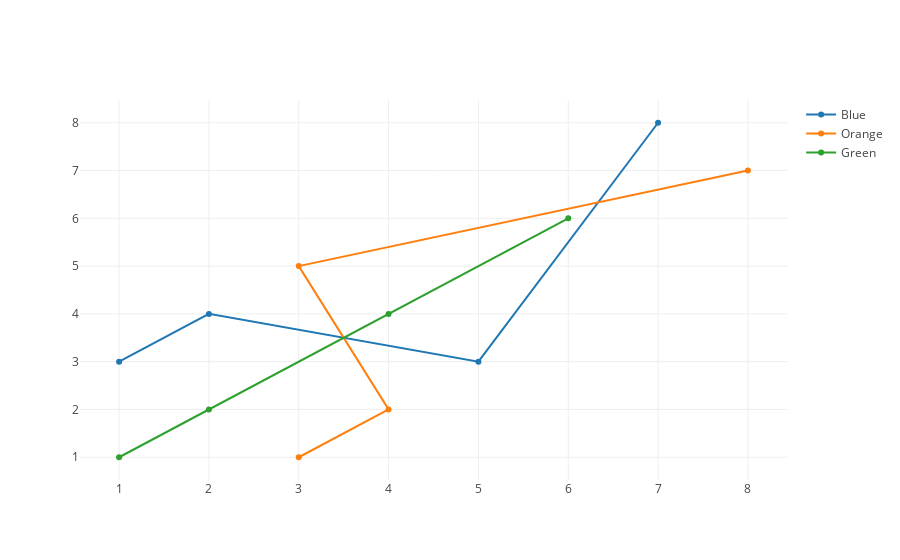

Notebook source saved alongside this figure:
### Markdown cell above
## Objectives
1. Be able to define and use the different components of a graph in Plotly
2. Be able to display a Plotly graph in Dash
3. Be able to make a Dash app interactive using callbacks
4. Be familiar with Heroku, an easy app hosting service with a free level

### Code cell
trace1 = go.Scatter(x=[1,2,5,7], y=[3,4,3,8], name="Blue")
trace2 = go.Scatter(x=[3,4,3,8], y=[1,2,5,7], name="Orange")
trace3 = go.Scatter(x=[1,2,4,6], y=[1,2,4,6], name="Green")
data = [trace1, trace2, trace3]
layout = go.Layout()
fig = go.Figure(data=data, layout=layout)
iplot(fig)

### Figure 1 — Plotly figure (JSON) as saved in the notebook; plotly's stock layout.template omitted (floating-point values rounded to 4 significant figures)
{"data": [{"name": "Blue", "type": "scatter", "uid": "2ef7f15f-9156-4150-8759-f4ff0a549b8c", "x": [1, 2, 5, 7], "y": [3, 4, 3, 8]}, {"name": "Orange", "type": "scatter", "uid": "3042f953-a40a-43df-b518-c1009c9a04e1", "x": [3, 4, 3, 8], "y": [1, 2, 5, 7]}, {"name": "Green", "type": "scatter", "uid": "8f6bda8f-9aef-44cd-80c3-19c21f28fc42", "x": [1, 2, 4, 6], "y": [1, 2, 4, 6]}], "layout": {"autosize": true, "xaxis": {"autorange": true, "range": [0.5832, 8.417], "type": "linear"}, "yaxis": {"autorange": true, "range": [0.4948, 8.505], "type": "linear"}}}
